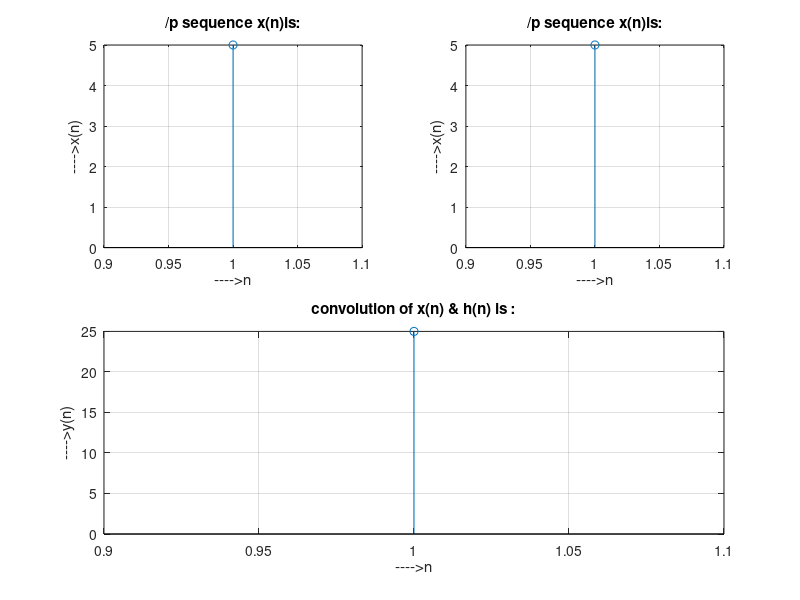

This chart was generated by the following MATLAB code:
h=input('Enter the Input Sequence: ');
g= input('Enter the Impulse Sequence: ')
N1 = length(h);
N2 = length(g);
N= max(N1, N2);
N3 = N1 - N2;
if (N3 > 0)
    g = [g, zeros(1, N3)];
else
    h= [h, zeros(1, N3)];
end
subplot(2,2,1);
stem(g);
title('/p sequence x(n)is:');
xlabel('---->n');
ylabel('---->x(n)');grid;
subplot(2,2,2);
stem(h);
title('/p sequence x(n)is:');
xlabel('---->n');
ylabel('---->x(n)');grid;
y = zeros(1, N);
% Circular convolution using the provided C code logic
for i = 1:N
    for j = 1:N
        y(i) = y(i) + g(mod(i - j + N, N) + 1)*h(j);
    end
end
y
subplot(2,2,[3,4]),stem(y);
title("convolution of x(n) & h(n) is :");
xlabel('---->n');
ylabel('---->y(n)');grid;
